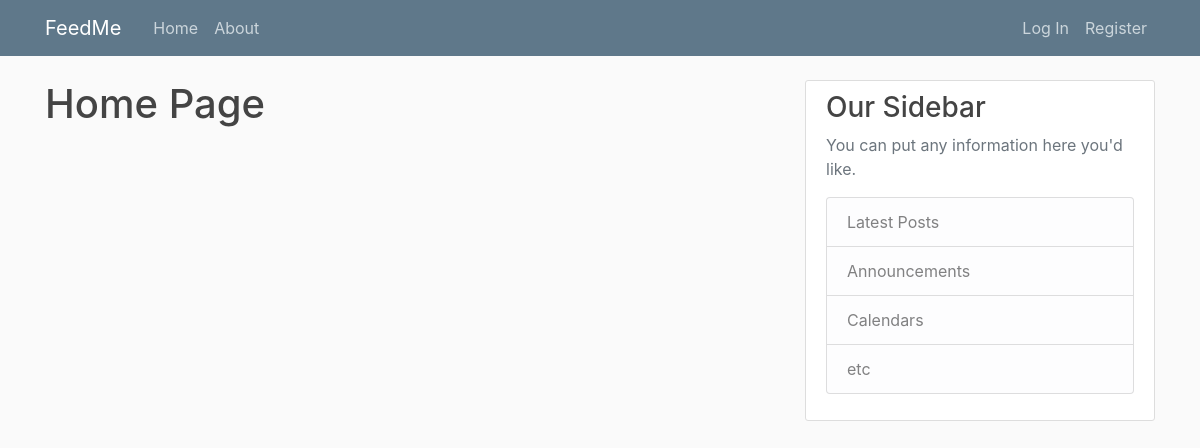
Before: / with the older database file.
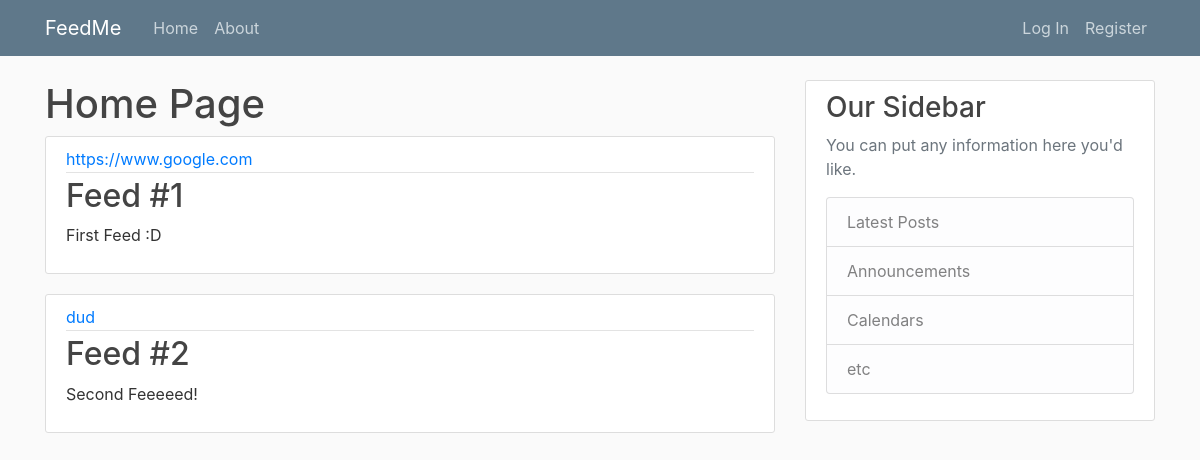
After: the same page with the newer database file.
### blog/models.py (models this page shows, shortened)
class Feed(models.Model):
    link = models.CharField(max_length=2000)
    title = models.TextField()
    desc = models.TextField()
    favourite = models.ManyToManyField(User, related_name='feeds', blank=True)

### blog/views.py (the view)
# urls.py: path('', views.home, name='home'),
def home(request):
    context = {
        'feeds': Feed.objects.all(),
        'title': "Home"
    }
    if request.user.is_authenticated:
        context['favs'] = Feed.objects.filter(favourite=request.user)
    return render(request, 'blog/home.html', context)

### blog/templates/blog/home.html (shortened to what this page needs)
{% extends "blog/base.html" %}
{% block content %}
    <h1>Home Page</h1>
    {% for feed in feeds %}
        <article class="media content-section">
            <div class="media-body">
                <div class="article-metadata">
                    <a class="mr-2" href="{{ feed.link }}">{{ feed.link }}</a>
                </div>
                <div id="title-section">
                    <h2><a class="article-title" href="#">{{ feed.title }}</a></h2>
                </div>
                <p class="article-content">{{ feed.desc }}</p>
            </div>
        </article>
    {% endfor %}
{% endblock %}

### blog/templates/blog/base.html (shortened to what this page needs)
{% load static %}
<!DOCTYPE html>
<html>
<head>
    <link rel="stylesheet" href="https://cdn.jsdelivr.net/npm/bootstrap@4.5.3/dist/css/bootstrap.min.css">
    <link rel="stylesheet" type="text/css" href="{% static 'blog/main.css' %}">
</head>
<body>
    <header class="site-header">
        <nav class="navbar navbar-expand-md navbar-dark bg-steel fixed-top">
            <div class="container">
                <a class="navbar-brand mr-4" href="{% url 'home' %}">FeedMe</a>
                <div class="collapse navbar-collapse" id="navbarToggle">
                    <div class="navbar-nav mr-auto">
                        <a class="nav-item nav-link" href="{% url 'home' %}">Home</a>
                        <a class="nav-item nav-link" href="{% url 'about' %}">About</a>
                    </div>
                    <div class="navbar-nav">
                        {% if user.is_authenticated %}
                            <a class="nav-item nav-link" href="{% url 'profile' %}">Profile</a>
                            <a class="nav-item nav-link" href="{% url 'logout' %}">Log Out</a>
                        {% else %}
                            <a class="nav-item nav-link" href="{% url 'login' %}">Log In</a>
                            <a class="nav-item nav-link" href="{% url 'register' %}">Register</a>
                        {% endif %}
                    </div>
                </div>
            </div>
        </nav>
    </header>
    <main role="main" class="container">
        <div class="row">
            <div class="col-md-8">
                {% block content %}{% endblock %}
            </div>
            <div class="col-md-4">
                <div class="content-section">
                    <h3>Our Sidebar</h3>
                    <p class='text-muted'>You can put any information here you'd like.
                        <ul class="list-group">
                            <li class="list-group-item list-group-item-light">Latest Posts</li>
                            <li class="list-group-item list-group-item-light">Announcements</li>
                            <li class="list-group-item list-group-item-light">Calendars</li>
                            <li class="list-group-item list-group-item-light">etc</li>
                        </ul>
                    </p>
                </div>
            </div>
        </div>
    </main>
</body>
</html>

### blog/static/blog/main.css (style rules this page uses)
body { background: #fafafa; color: #333333; margin-top: 5rem; }
h1, h2, h3, h4, h5, h6 { color: #444444; }
ul { margin: 0; }
.bg-steel { background-color: #5f788a; }
.site-header .navbar-nav .nav-link { color: #cbd5db; }
.content-section { background: #ffffff; padding: 10px 20px; border: 1px solid #dddddd; border-radius: 3px; margin-bottom: 20px; }
.article-title { color: #444444; }
.article-content { white-space: pre-line; }
.article-metadata { padding-bottom: 1px; margin-bottom: 4px; border-bottom: 1px solid #e3e3e3 }

Changed rows visible on the page:
added Feed: link "https://www.google.com", title "Feed #1", desc "First Feed :D"
added Feed: link "dud", title "Feed #2", desc "Second Feeeeed!"
